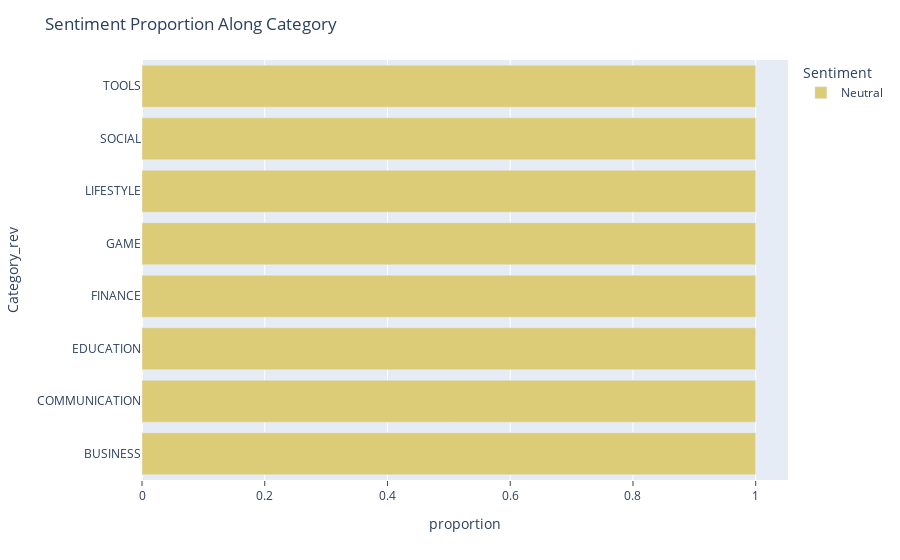

This figure's notebook cell:
### Markdown cell above
## Using PLOTLY to plot proportion of sentiment of each category

### Code cell
fig = px.bar(sent_of_pop_cat, x="proportion", y="Category_rev", color="Sentiment", barmode="group",
             color_discrete_sequence=px.colors.qualitative.Safe, hover_name="Sentiment",
             category_orders={ "Sentiment": ["Positive", "Negative", "Neutral"]})

fig.update_layout(barmode='stack', title="Sentiment Proportion Along Category")
fig.update_xaxes(showgrid=True, ticks="outside", tickson="boundaries")

fig.show()

### Figure 1 — Plotly figure (JSON) as saved in the notebook; plotly's stock layout.template omitted (floating-point values rounded to 4 significant figures)
{"data": [{"alignmentgroup": "True", "hovertemplate": "<b>%{hovertext}</b><br><br>Sentiment=Neutral<br>proportion=%{x}<br>Category_rev=%{y}<extra></extra>", "hovertext": ["Neutral", "Neutral", "Neutral", "Neutral", "Neutral", "Neutral", "Neutral", "Neutral"], "legendgroup": "Neutral", "marker": {"color": "rgb(221, 204, 119)", "pattern": {"shape": ""}}, "name": "Neutral", "offsetgroup": "Neutral", "orientation": "h", "showlegend": true, "textposition": "auto", "type": "bar", "x": [1, 1, 1, 1, 1, 1, 1, 1], "xaxis": "x", "y": ["BUSINESS", "COMMUNICATION", "EDUCATION", "FINANCE", "GAME", "LIFESTYLE", "SOCIAL", "TOOLS"], "yaxis": "y"}], "layout": {"barmode": "stack", "legend": {"title": {"text": "Sentiment"}, "tracegroupgap": 0}, "margin": {"t": 60}, "title": {"text": "Sentiment Proportion Along Category"}, "xaxis": {"anchor": "y", "domain": [0, 1], "showgrid": true, "ticks": "outside", "tickson": "boundaries", "title": {"text": "proportion"}}, "yaxis": {"anchor": "x", "domain": [0, 1], "title": {"text": "Category_rev"}}}}
